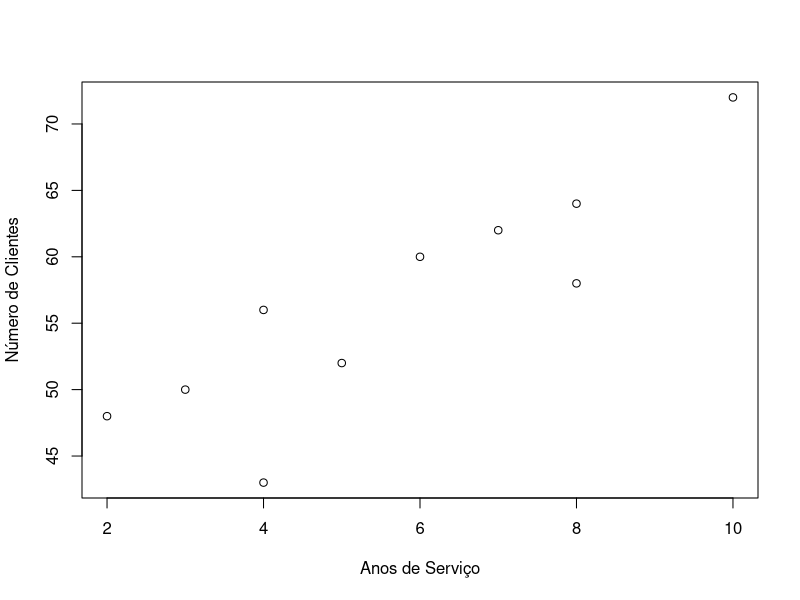
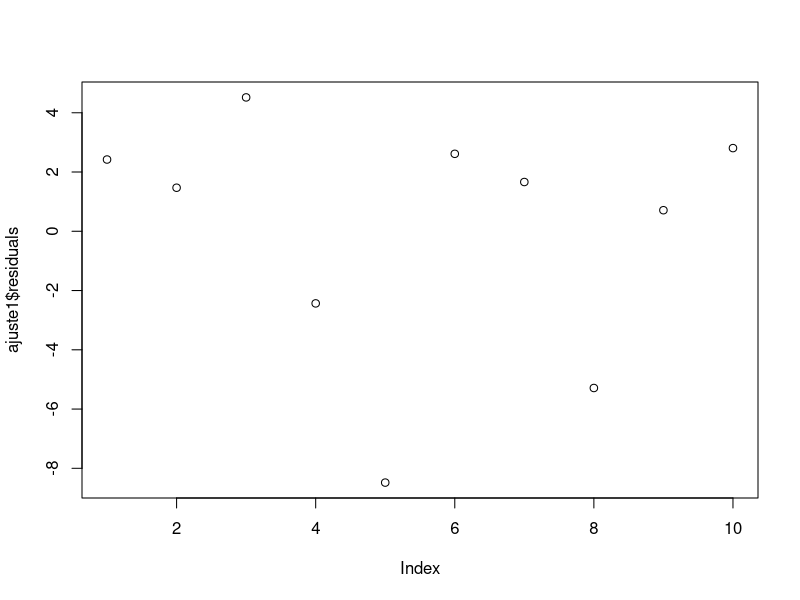
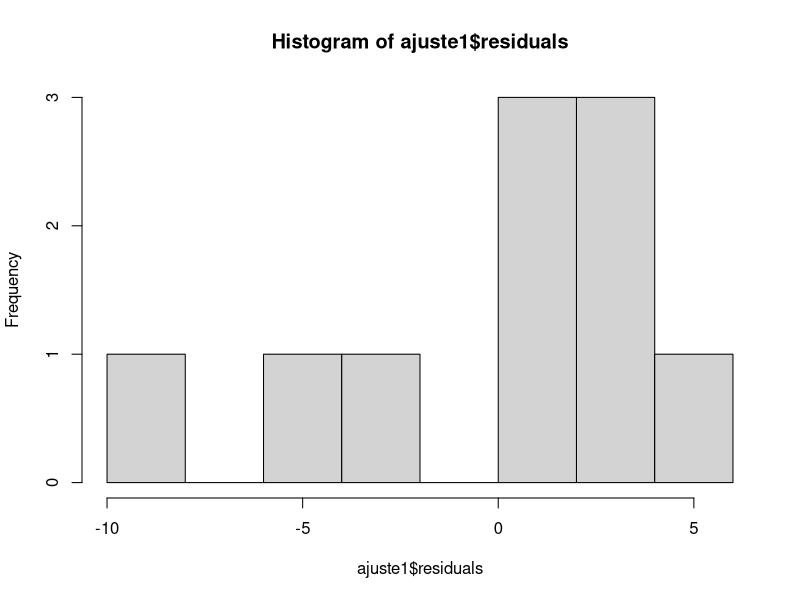
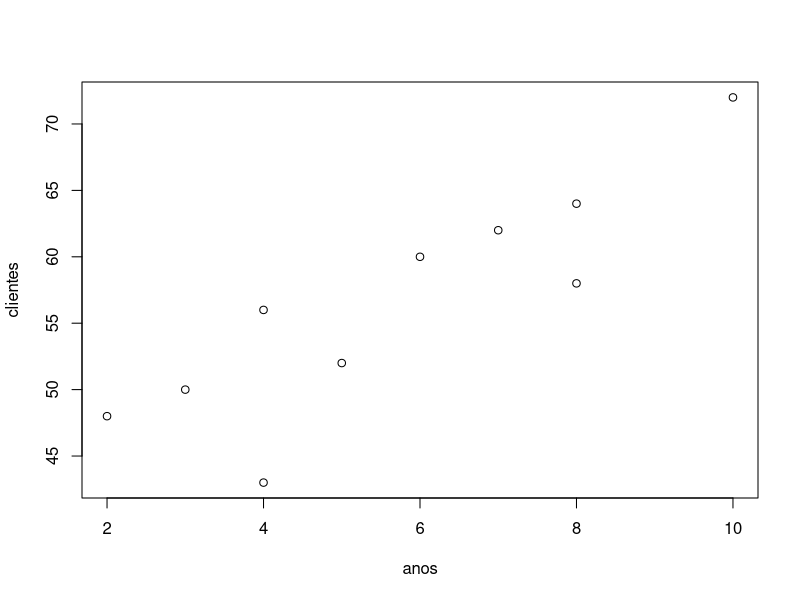

These charts were generated, in order, by the following R code: (Note: this script raises an error after producing the figures.)
#Aula 11/03 - UFSM00417

#Criando Dados

anos <- c(2,3,4,5,4,6,7,8,8,10)
clientes<-c(48,50,56,52,43,60,62,58,64,72)

# Diagrama de Dispersão

plot(anos, clientes, xlab = "Anos de Serviço", ylab = "Número de Clientes")

#Correlação

cor(anos, clientes)

#Criando e Verificando a Matriz
M <- cbind(anos, clientes, (anos*clientes))
print(M)

# Matriz de Correlação

cor(M)

# Modelo de Regressão Simples

ajuste1<- lm(clientes~anos)

summary(ajuste1)

# Função com base nos parametros estimados

clientesFuncao <- function(anos){
  Resultado = 39.6747 + 2.9518 * anos
  return (Resultado)
}


# Chamando-a com o argumento de anos = 9

clientesFuncao(9)

# Se der um ls(ajuste1) retornará diversas informações sobre o objeto

ls(ajuste1)

# Plot dos Resíduos

plot(ajuste1$residuals)

# Histograma dos Resíduos

hist(ajuste1$residuals)

# Verificando o ajuste do modelo

plot(anos, clientes) |> 
lines(anos, ajuste1$fitted.values)







# Regressão Linear Múltipla

estudo<-c(15,13,21,13,8,15,13,8,15,17)
sexo<-c(1,1,0,1,0,0,0,1,1,0)

# Diagrama de Dispersão 

plot(clientes, estudo)

# Boxplot

boxplot(clientes~sexo)

# Matriz de Correlação

matriz <- cbind(anos, clientes, estudo, sexo)

# Matriz de Correlação entre as variáveis

cor(matriz)

#Ajustando o modelo linear

ajuste2 <- lm(clientes~anos+estudo+sexo)

# Verificando-o

summary(ajuste2)
